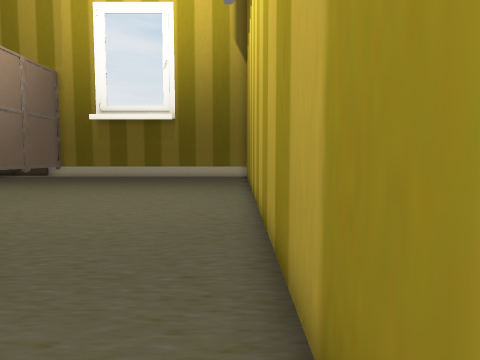
[1] (above)

24 first-person views from a walk through a Unity game level. The camera is 1.5 m above the floor, tilts 4° down and sees 75° across. The floor is counted in squares, 1 m on a side. Each view is taken from the middle of a square. On the plan, view 1 faces up. The plan holds only what a view shows up to about 15 squares ahead; the rest is blank. The place goes on beyond the plan. Some surface patterns are stand-ins.

[2]
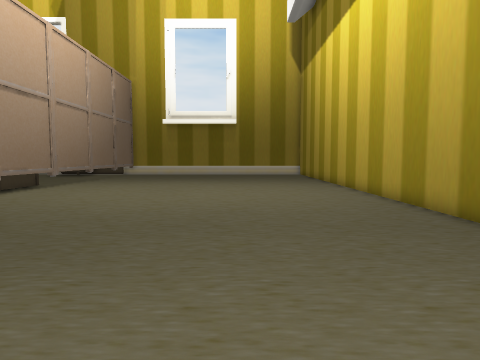

[3]
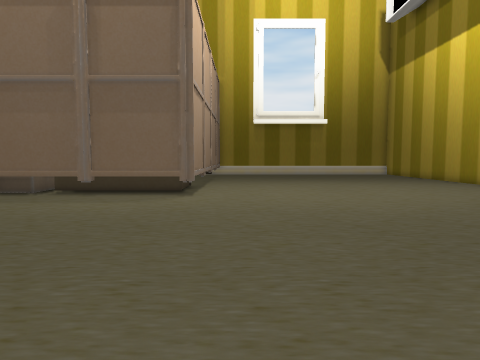

[4]
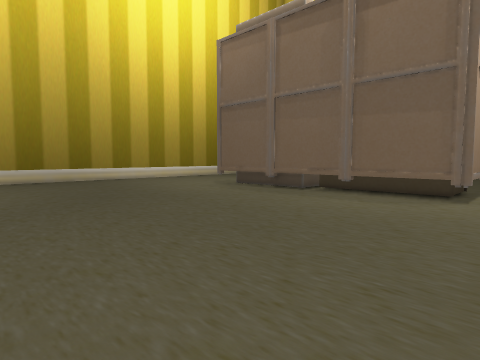

[5]
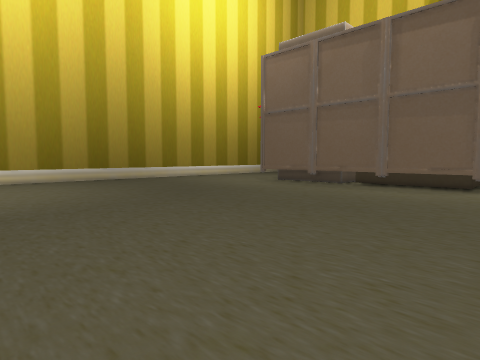

[6]
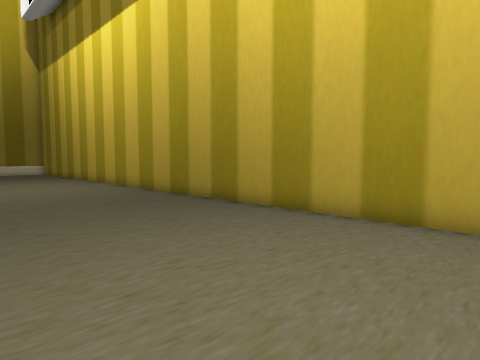

[7]
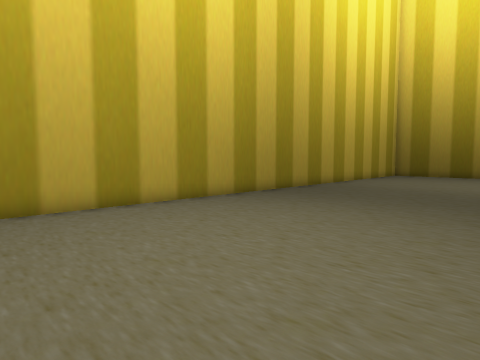

[8]
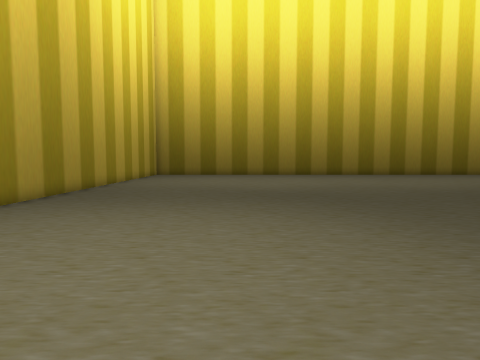

[9]
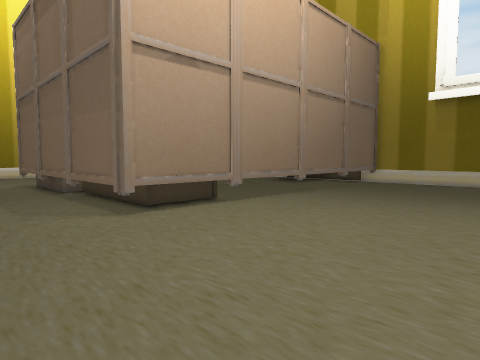

[10]
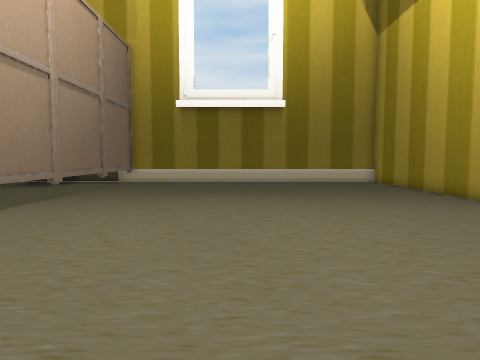

[11]
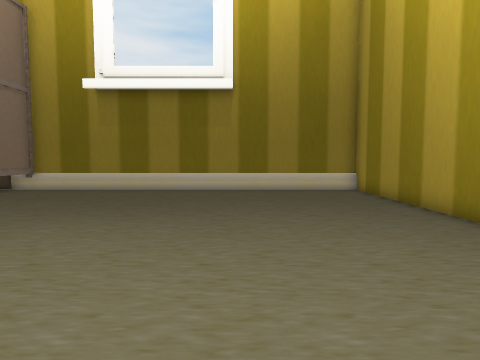

[12]
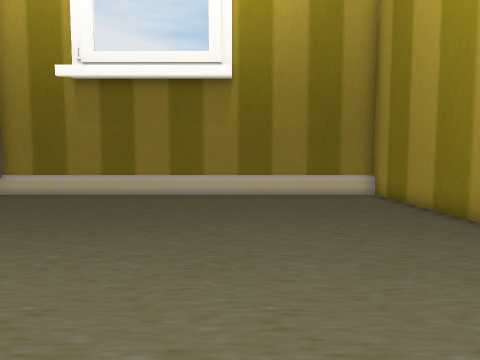

[13]
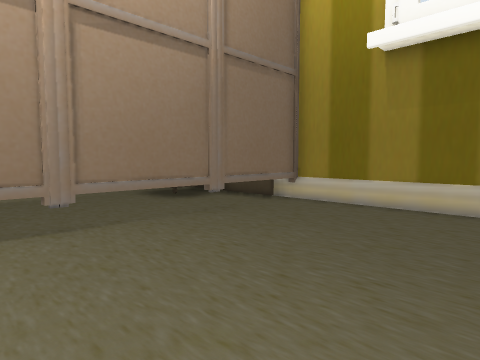

[14]
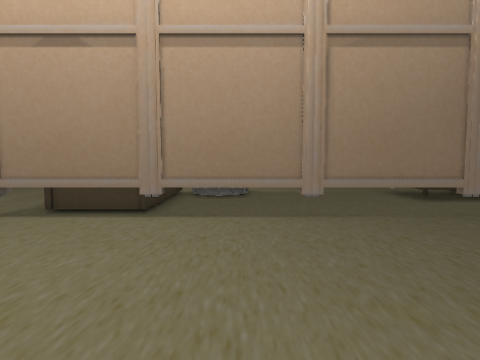

[15]
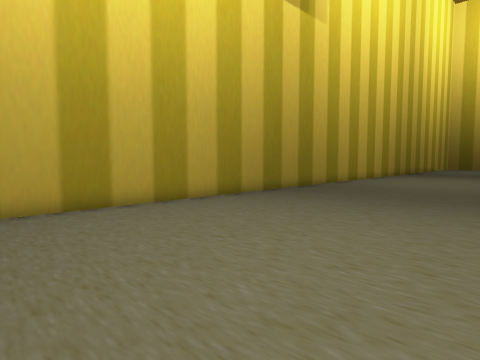

[16]
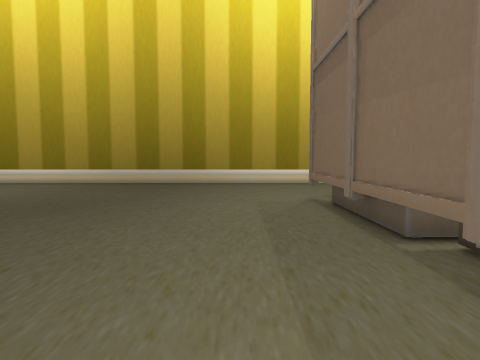

[17]
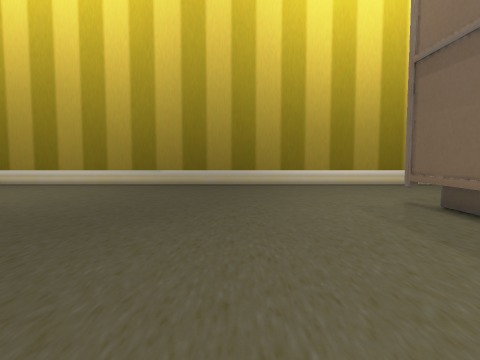

[18]
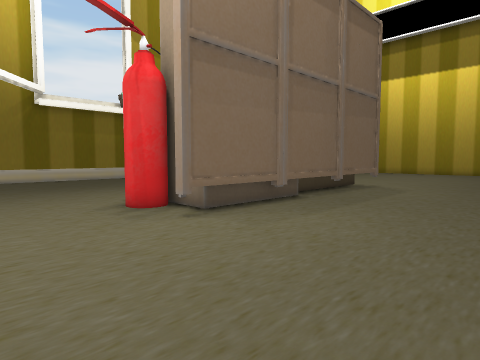

[19]
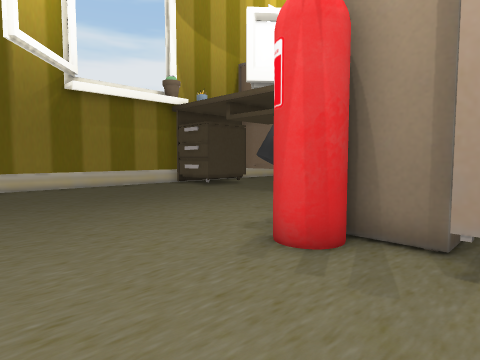

[20]
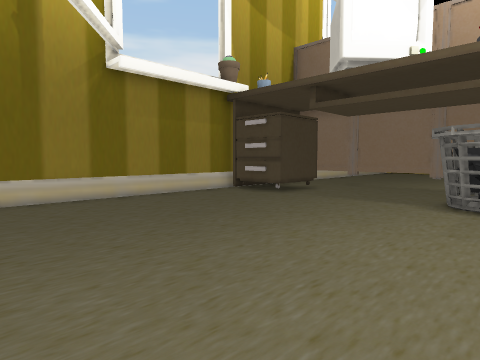

[21]
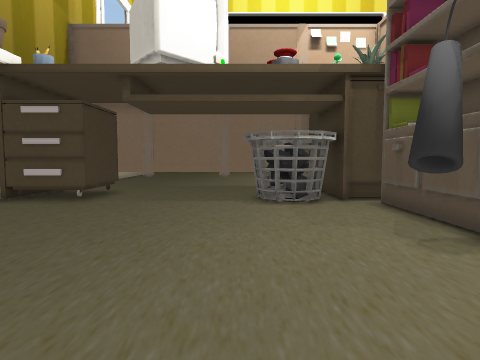

[22]
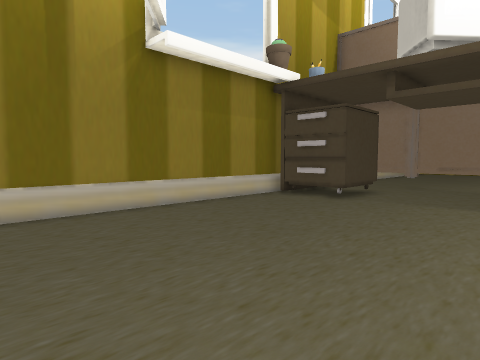

[23]
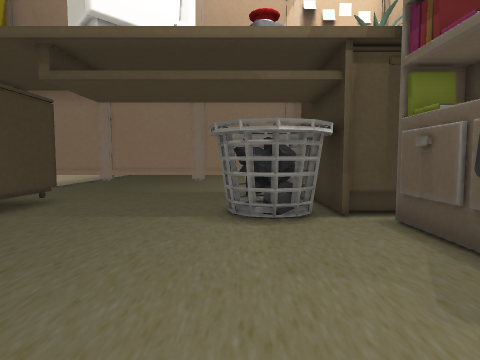

[24]
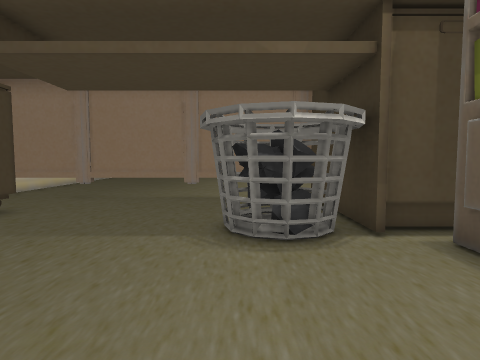

### Floor plan
Key: @ floor where view 1 was taken; # wall or solid block; . floor; T thing the floor can be seen under or through.
Columns run from 32 left of view 1 to 1 right of it. Each row starts with its distance up from view 1.
 26  ###########    ##################
 25  ..........######T...............#
 24  ..........## #..T...............#
 23  ..........####..T...............#
 22  ................T...............#
 21 .................T...............#
 20 .................T...............#
 19  ................T...............#
 18 .................T...............#
 17 .................T...............#
 16  ..........###...T...............#
 15  ..........###...T...............#
 14 ...........###...T...............#
 13 .....##....#####TT...............#
 12 .....############T...............#
 11 ......###########T...............#
 10 .....#############...............#
  9 .................................#
  8 .................................#
  7 .................................#
  6 .................................#
  5 .................................#
  4 .................................#
  3 .................................#
  2 .................................#
  1 ....................... .........#
  0 ....................... ........@#
 -1 ......................   ........#
 -2 ...................       .......#
 -3 ....................   . ........#
 -4 ....................     ........#
 -5 ...................    ..........#
 -6 ...     ..........    ...........#
 -7                ..  .  ...........#
 -8                      ............#
 -9                     .............#
-10                    ..............#
-11                    ..............#
-12                   ...............#
-13                  ................#
-14                  ................#
-15                 .................#
-16                ..................#
-17                ..................#
-18                ..................#
-19                          ....

Positions as (right, up) in squares from view 1, and headings:
1: (0, 0), facing up
2: (-5, -3), facing up
3: (-13, -3), facing up
4: (-13, -3), facing up-left
5: (-13, -7), facing up-left
6: (-7, -7), facing up-right
7: (-9, -3), facing down-right
8: (-7, -3), facing down
9: (-7, 6), facing up-left
10: (-8, 6), facing up
11: (-5, 11), facing up
12: (-5, 13), facing up
13: (-8, 16), facing up-left
14: (-7, 16), facing left
15: (-9, 16), facing down-right
16: (-16, 7), facing left
17: (-17, 4), facing left
18: (-32, 3), facing up-right
19: (-32, 9), facing up-right
20: (-32, 14), facing up-right
21: (-32, 17), facing right
22: (-32, 17), facing up-right
23: (-29, 16), facing right
24: (-27, 16), facing right
